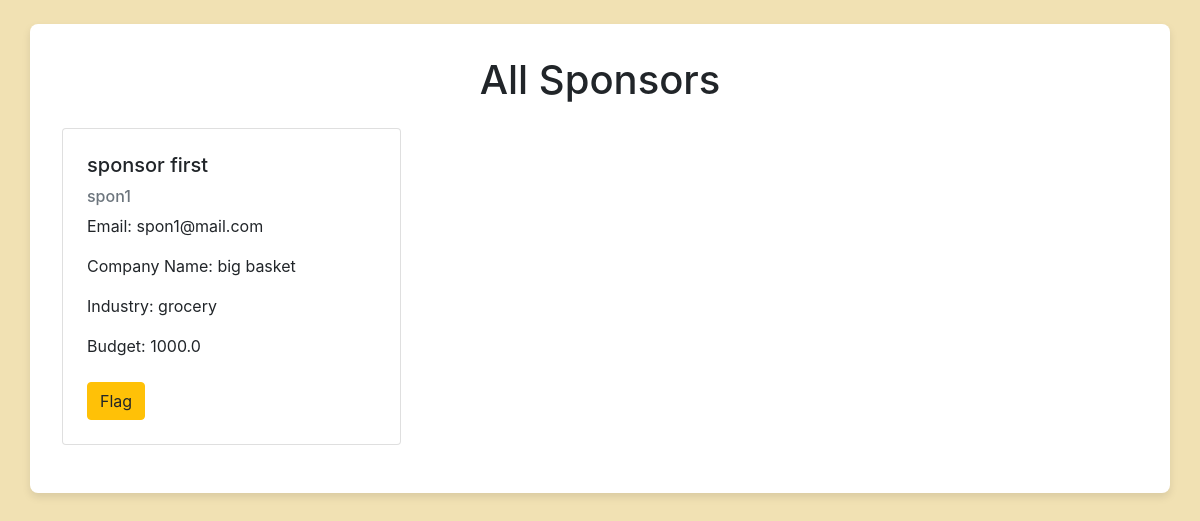
The app's page /admin/browse/sponsors (signed in), older data.
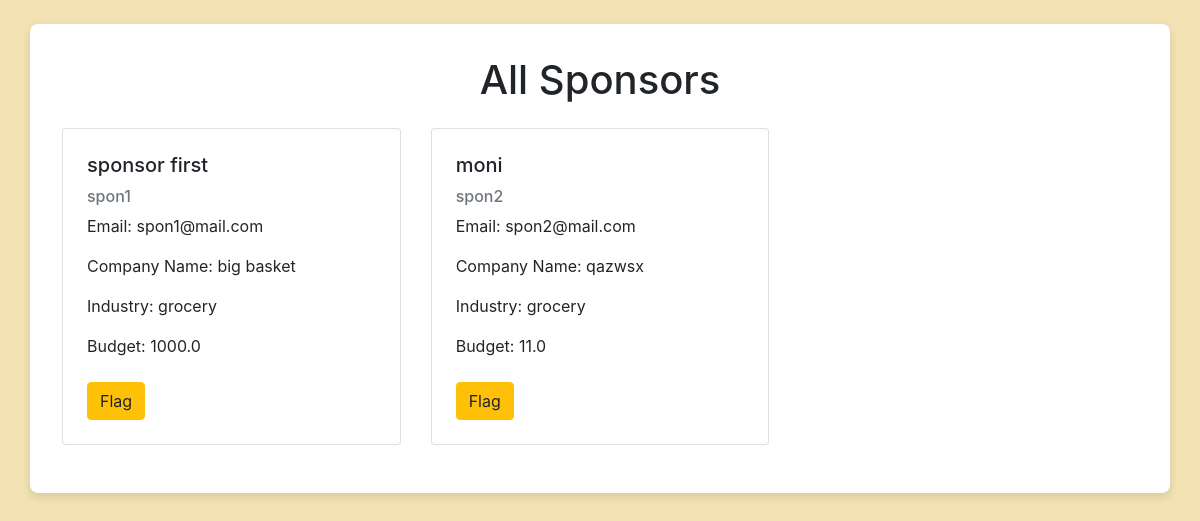
The same page, newer data.
### models.py (models this page shows)
class Sponsor(db.Model):
    id = db.Column(db.Integer, primary_key=True)
    username = db.Column(db.String(80), unique=True, nullable=False)
    name = db.Column(db.String(120), nullable=False)
    password = db.Column(db.String(120), nullable=False)
    email = db.Column(db.String(120), unique=True, nullable=False)
    companyname = db.Column(db.String(120), nullable=False)
    industry = db.Column(db.String(120), nullable=False)
    budget = db.Column(db.Float, nullable=False)
    flagged = db.Column(db.Boolean, default=False)
    campaigns = db.relationship('Campaign', backref='sponsor', lazy=True)

### app.py (the view)
@app.route('/admin/browse/sponsors')
def browse_sponsors():
    if 'user' not in session or session['user'] != 'admin':
        abort(403)
    sponsors = Sponsor.query.all()
    return render_template('browse_sponsors.html', sponsors=sponsors)

### templates/browse_sponsors.html (shortened to what this page needs)
<!DOCTYPE html>
<html lang="en">
<head>
    <link rel="stylesheet" href="https://stackpath.bootstrapcdn.com/bootstrap/4.5.2/css/bootstrap.min.css">
</head>
<body>
    <div class="container mt-4">
        <h1 class="mb-4 text-center">All Sponsors</h1>
        <div class="row">
            {% for sponsor in sponsors %}
                <div class="col-md-4">
                    <div class="card">
                        <div class="card-body">
                            <h5 class="card-title">{{ sponsor.name }}</h5>
                            <h6 class="card-subtitle mb-2 text-muted">{{ sponsor.username }}</h6>
                            <p class="card-text">Email: {{ sponsor.email }}</p>
                            <p class="card-text">Company Name: {{ sponsor.companyname }}</p>
                            <p class="card-text">Industry: {{ sponsor.industry }}</p>
                            <p class="card-text">Budget: {{ sponsor.budget }}</p>
                            <div class="mt-2">
                                {% if not sponsor.flagged %}
                                    <form action="{{ url_for('flag_sponsor', sponsor_id=sponsor.id) }}" method="post">
                                        <button type="submit" class="btn btn-warning">Flag</button>
                                    </form>
                                {% else %}
                                    <form action="{{ url_for('unflag_sponsor', sponsor_id=sponsor.id) }}" method="post">
                                        <button type="submit" class="btn btn-success">Unflag</button>
                                    </form>
                                {% endif %}
                            </div>
                        </div>
                    </div>
                </div>
            {% else %}
                <div class="col-12">
                    <div class="alert alert-info">No sponsors found.</div>
                </div>
            {% endfor %}
        </div>
    </div>
</body>
</html>

Row changes from the older to the newer data that the page shows:
added Sponsor: name "moni", username "spon2", email "spon2@mail.com", companyname "qazwsx", industry "grocery", budget "11.0"
